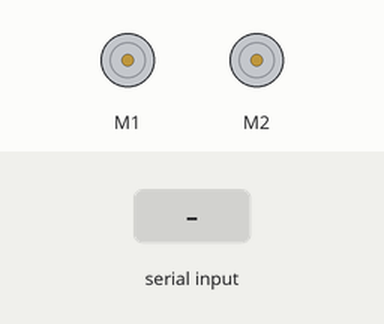
The sketch below on a simulated Arduino Leonardo, built with avr-gcc and run on an emulated ATmega32U4. Parts: 2 × DC motor (green arrow = forward, orange = backward, longer = faster). The test bench sets the inputs (shaded band).

Above: at 1.2 s.
1.3 s: "f" received over the second serial link
At 2.1 s:
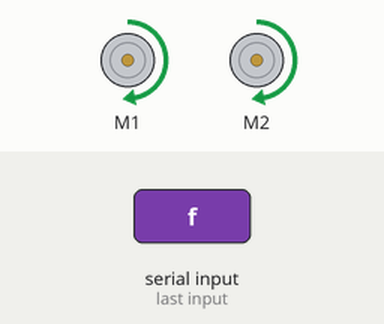
4.3 s: "a" received over the second serial link
6.8 s: "d" received over the second serial link
At 8.0 s:
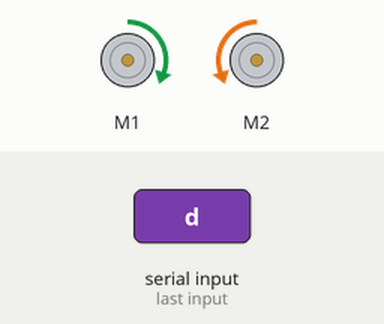
8.3 s: "w" received over the second serial link
At 9.2 s:
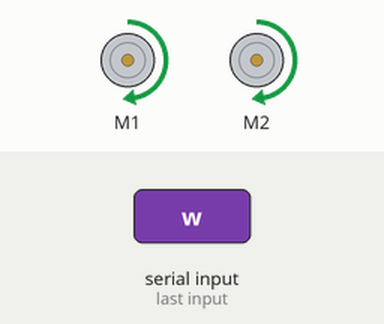
9.8 s: "s" received over the second serial link
At 10.3 s:
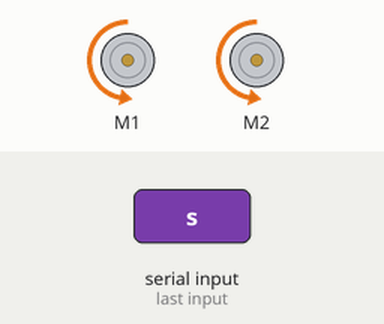
Timing chart, 0 to 12.3 s (numbered marks = the images above; inputs shaded):
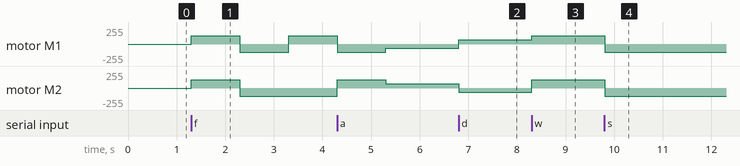

The sketch:

programmeer_opdracht.ino
```cpp
#include <Wire.h>     //importeren van de wire libary
#include <Zumo32U4.h> //importeren van de zumo32u4 library

Zumo32U4Motors motors;


void setup()
{
  Serial1.begin(9600); //initialiseren van de seriële verbinding via de xbee
}

void loop()
{
  if (Serial1.available() > 0) { //checkt of de seriële connectie beschikbaar is.
    char input = Serial1.read();  //karakter inlezen vanaf de seriële verbinding
    switch (input) {
      case 'w': //checkt of het karakter een w is
        motors.setLeftSpeed(200); //zetten van de motor aan de linker kant op een snelheid van 200
        motors.setRightSpeed(200); //zetten van de motor aan de rechterkant kant op een snelheid van 200
        delay(1000); //een seconde wachten
        break;
      case 's': //checkt of het karakter een s is
        motors.setLeftSpeed(-200); //zetten van de motor aan de linker kant op een snelheid van -200
        motors.setRightSpeed(-200); //zetten van de motor aan de rechter kant op een snelheid van -200
        delay(1000); //een seconde wachten
        break;
      case 'a': // checkt of het karakter een a is
        motors.setLeftSpeed(-100); //zetten van de motor aan de linker kant op een snelheid van -100
        motors.setRightSpeed(100); //zetten van de motor aan de rechter kant op een snelheid van 100
        delay(1000);
        break;
      case 'd': // checkt of het karakter een d is
        motors.setLeftSpeed(100); //zetten van de motor aan de linker kant op een snelheid van 100
        motors.setRightSpeed(-100); //zetten van de motor aan de rechterkant kant op een snelheid van 200
        delay(1000); // een seconde wachten
        break;
      case 'f': // checkt of het karakter een f is
        motors.setLeftSpeed(200); //zetten van de motor aan de linker kant op een snelheid van 200
        motors.setRightSpeed(200); //zetten van de motor aan de rechet kant op een snelheid van 200
        delay(1000);  //een seconde wachten
        motors.setLeftSpeed(-200);//zetten van de motor aan de linker kant op een snelheid van -200
        motors.setRightSpeed(-200); //zetten van de motor aan de rechter kant op een snelheid van -200
        delay(1000);  //een seconde wachten
        motors.setLeftSpeed(200); //zetten van de motor aan de linker kant op een snelheid van 200
        motors.setRightSpeed(-200); //zetten van de motor aan de rechter kant op een snelheid van -200
        delay(1000);  //een seconde wachten
        motors.setLeftSpeed(-200); //zetten van de motor aan de linker kant op een snelheid van -200
        motors.setRightSpeed(200); //zetten van de motor aan de rechter kant op een snelheid van 200
        delay(1000);  //een seconde wachten
        break;
      default: // wanneer er geen karakter wordt ingevoerd of het ingevoerde karakter niet aan de bovenstaande kriteria voeldoet
        motors.setLeftSpeed(0); //uitzetten van de motor aan de linker kant
        motors.setRightSpeed(0); //uitzetten van de motor aan de rechter kant
        break;
    }
  }
}
```

linesensor.cpp
```cpp
#include <Zumo32U4.h>
#include <Wire.h>


Zumo32U4LineSensors lineSensors;
Zumo32U4ButtonA buttonA;
Zumo32U4Buzzer buzzer;

unsigned int lineSensorValues[3];

// calibrates the line sensors
void calibrateLineSensors(){

for(int i = 0; i < 400; i++){
lineSensors.calibrate();
}
}

  const char Tune[] PROGMEM =
  "! V8 L8 T120 O4 e58g58c68g58e58";

void setup() {
  lineSensors.initThreeSensors();
  lineSensors.emittersOn();
  Serial.begin(9600);
  buttonA.waitForButton();

  // plays a tune
  buzzer.playFromProgramSpace(Tune);

  calibrateLineSensors();
}

void loop() {

// reads the line sensor values and prints them to the serial monitor
  lineSensors.read(lineSensorValues);
   for (uint8_t i = 0; i < 3; i++)
  {
    uint8_t value = map(lineSensorValues[i], 0, 2000, 0, 9);
    Serial.print(value);
    Serial.print(" ");
    if (value > 2){
     buzzer.playFromProgramSpace(Tune);


    }
  }
  Serial.println(" ");

  delay(1000);
}
```

Measured:
- after the input at 1.3 s, motor M1: stopped → forward 127/255 at once, → backward 127/255 1.0 s later, → forward 127/255 1.0 s later; motor M2: stopped → forward 127/255 at once, → backward 127/255 1.0 s later
- after the input at 6.8 s, motor M1: backward 63/255 → forward 63/255 at once; motor M2: forward 63/255 → backward 63/255 at once
- after the input at 8.3 s, motor M1: forward 63/255 → forward 127/255 at once; motor M2: backward 63/255 → forward 127/255 at once
- after the input at 9.8 s, motor M1, motor M2: forward 127/255 → backward 127/255 at once
